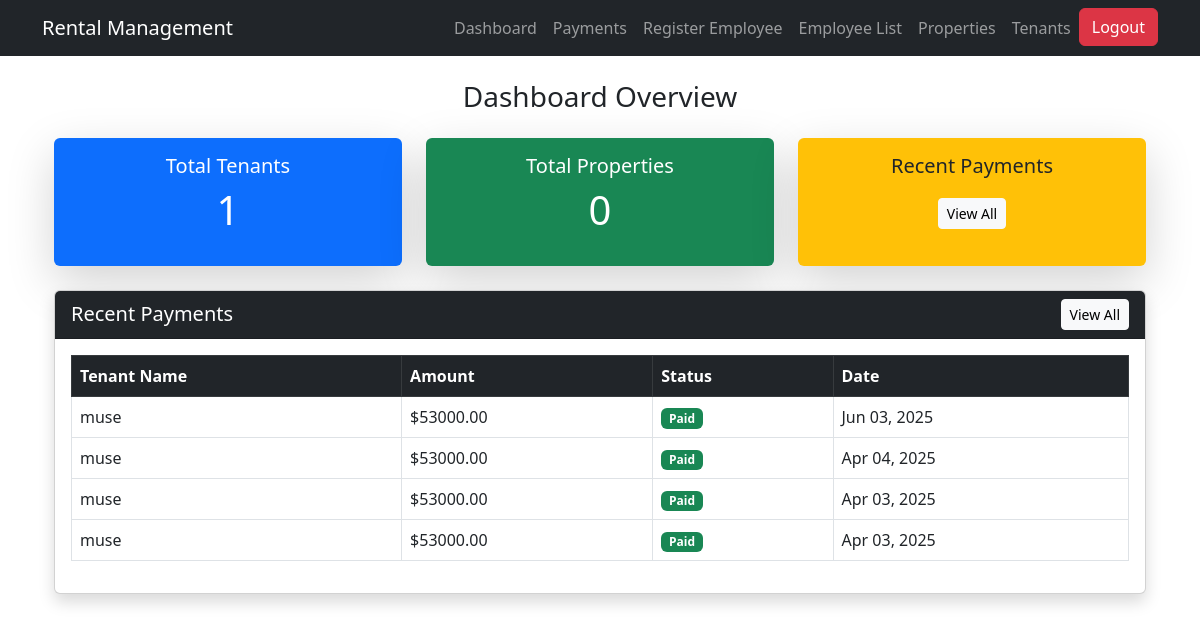
Page /dashboard/ on the earlier database version.
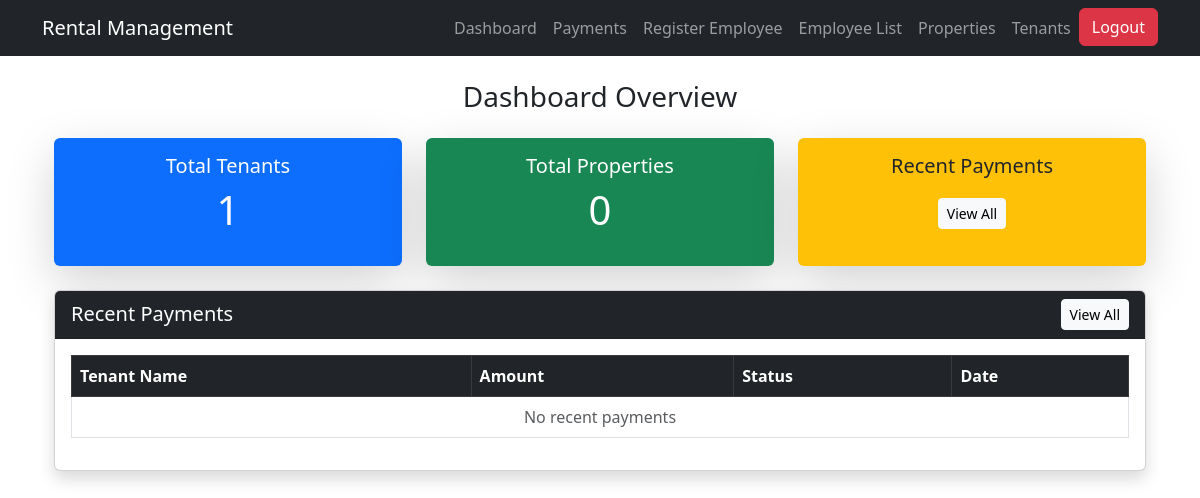
Same page on the later database version.
### users/models.py (models this page shows, shortened)
class Payment(models.Model):
    tenant = models.ForeignKey(Tenant, on_delete=models.CASCADE)  # ✅ Fixed here
    payment_date = models.DateField()
    amount_paid = models.DecimalField(max_digits=10, decimal_places=2)
    receipt = models.FileField(upload_to="receipts/", blank=True, null=True)  # Add receipt upload field
    PAYMENT_METHODS = [
        ('M-Pesa', 'M-Pesa'),
        ('Bank', 'Bank Transfer'),
        ('Cash', 'Cash'),
    ]
    payment_method = models.CharField(max_length=10, choices=PAYMENT_METHODS)
    STATUS_CHOICES = [
        ('Paid', 'Paid'),
        ('Pending', 'Pending'),
        ('Overdue', 'Overdue'),
    ]
    status = models.CharField(max_length=10, choices=STATUS_CHOICES, default='Pending')

class Tenant(models.Model):
    name = models.CharField(max_length=255)
    email = models.EmailField(unique=True)
    phone = models.CharField(max_length=20)
    property_address = models.CharField(max_length=255)
    move_in_date = models.DateField()
    rent_amount = models.DecimalField(max_digits=10, decimal_places=2)
    id_document = models.FileField(upload_to='tenant_documents/', blank=True, null=True)

### users/views.py (the view)
# urls.py: path('dashboard/', dashboard, name='dashboard'),
def dashboard(request):
    total_tenants = Tenant.objects.count()
    total_properties = Property.objects.count()
    pending_payments = Payment.objects.filter(status="Pending").count()
    total_paid = Payment.objects.aggregate(total=Sum('amount_paid'))['total'] or 0
    recent_payments = Payment.objects.order_by('-payment_date')[:5]
    context = {
        'total_tenants': total_tenants,
        'total_properties': total_properties,
        'pending_payments': pending_payments,
        'total_paid': total_paid,
        'recent_payments': recent_payments,  # Make sure this is passed
    }
    return render(request, 'users/dashboard.html', context)

### users/templates/users/dashboard.html (shortened to what this page needs)
{% extends "users/base.html" %}
{% block content %}
<div class="container mt-4">
    <h3 class="text-center mb-4">Dashboard Overview</h3>
    <div class="row g-4 text-center">
        <div class="col-md-4">
            <div class="card shadow-lg border-0 bg-primary text-white">
                <div class="card-body">
                    <h5 class="card-title">Total Tenants</h5>
                    <p class="display-6">{{ total_tenants }}</p>
                </div>
            </div>
        </div>
        <div class="col-md-4">
            <div class="card shadow-lg border-0 bg-success text-white">
                <div class="card-body">
                    <h5 class="card-title">Total Properties</h5>
                    <p class="display-6">{{ total_properties }}</p>
                </div>
            </div>
        </div>
        <div class="col-md-4">
            <div class="card shadow-lg border-0 bg-warning text-dark">
                <div class="card-body">
                    <h5 class="card-title">Recent Payments</h5>
                    <p class="display-6">
                        <a href="{% url 'payment_list' %}" class="btn btn-light btn-sm">View All</a>
                    </p>
                </div>
            </div>
        </div>
    </div>
    <div class="card shadow mt-4">
        <div class="card-header bg-dark text-white d-flex justify-content-between align-items-center">
            <h5 class="mb-0">Recent Payments</h5>
            <a href="{% url 'payment_list' %}" class="btn btn-light btn-sm">View All</a>
        </div>
        <div class="card-body">
            <div class="table-responsive">
                <table class="table table-hover table-bordered">
                    <thead class="table-dark">
                        <tr>
                            <th>Tenant Name</th>
                            <th>Amount</th>
                            <th>Status</th>
                            <th>Date</th>
                        </tr>
                    </thead>
                    <tbody>
                        {% for payment in recent_payments %}
                        <tr>
                            <td>{{ payment.tenant.name }}</td>
                            <td>${{ payment.amount_paid }}</td>
                            <td>
                                {% if payment.status == "Paid" %}
                                    <span class="badge bg-success">Paid</span>
                                {% else %}
                                    <span class="badge bg-danger">Pending</span>
                                {% endif %}
                            </td>
                            <td>{{ payment.payment_date|date:"M d, Y" }}</td>
                        </tr>
                        {% empty %}
                        <tr>
                            <td colspan="4" class="text-center text-muted">No recent payments</td>
                        </tr>
                        {% endfor %}
                    </tbody>
                </table>
            </div>
        </div>
    </div>
</div>
{% endblock %}

### users/templates/users/base.html (shortened to what this page needs)
<!DOCTYPE html>
<html lang="en">
<head>
    <link rel="stylesheet" href="https://cdn.jsdelivr.net/npm/bootstrap@5.3.0/dist/css/bootstrap.min.css">
</head>
<body>
    <nav class="navbar navbar-expand-lg navbar-dark bg-dark">
        <div class="container">
            <a class="navbar-brand" href="{% url 'dashboard' %}">Rental Management</a>
            <div class="collapse navbar-collapse" id="navbarNav">
                <ul class="navbar-nav ms-auto">
                    <li class="nav-item">
                        <a class="nav-link" href="{% url 'dashboard' %}">Dashboard</a>
                    </li>
                    <li class="nav-item">
                        <a class="nav-link" href="{% url 'payment_list' %}">Payments</a>
                    </li>
                    <li class="nav-item">
                        <a class="nav-link" href="{% url 'register_employee' %}">Register Employee</a>
                    </li>
                    <li class="nav-item">
                        <a class="nav-link" href="{% url 'employee_list' %}">Employee List</a>
                    </li>
                    <li class="nav-item">
                        <a class="nav-link" href="#">Properties</a>
                    </li>
                    <li class="nav-item">
                        <a class="nav-link" href="{% url 'tenant_list' %}">Tenants</a>
                    </li>
                    <li>
                        <form action="{% url 'logout' %}" method="post" style="display:inline;">
                            <button type="submit" class="btn btn-danger">Logout</button>
                        </form>
                    </li>
                </ul>
            </div>
        </div>
    </nav>
    <div class="container mt-4">
        {% block content %}{% endblock %}
    </div>
</body>

Differences in the rows shown:
removed Payment: tenant.name "muse", amount_paid "53000.00", status "Paid", payment_date "Jun 03, 2025"
removed Payment: tenant.name "muse", amount_paid "53000.00", status "Paid", payment_date "Apr 04, 2025"
removed Payment: tenant.name "muse", amount_paid "53000.00", status "Paid", payment_date "Apr 03, 2025"
removed Payment: tenant.name "muse", amount_paid "53000.00", status "Paid", payment_date "Apr 03, 2025"
Other differences:
text now shown: "No recent payments"
